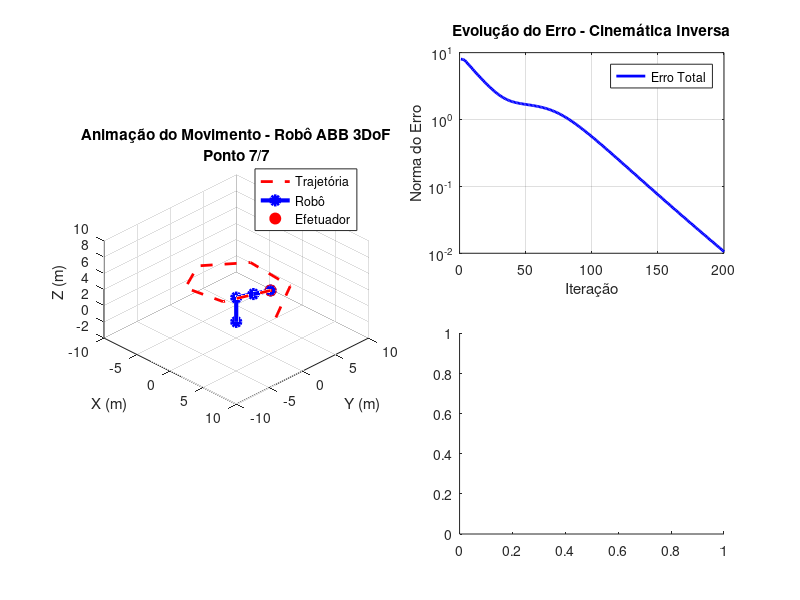

Here is the MATLAB script that generated this plot: (Note: this script raises an error after producing the figure.)
%% TRABALHO 5 - ROBÓTICA COMPUTACIONAL
% Cinemática Inversa por Gradiente Descendente
% Aluno: [SEU NOME]
% Data: [DATA]

clear; clc; close all;

%% PARÂMETROS GLOBAIS
n = 0.05;          % Taxa de aprendizado
xi = 1e-4;         % Critério de convergência
max_iter = 1000;   % Máximo de iterações

%% CONFIGURAÇÕES DOS ROBÔS
L_abb = [3, 3, 3];  % Comprimentos dos links ABB
theta_init_abb = [0, 0, 0];

%% FUNÇÕES AUXILIARES

% Matriz de transformação homogênea DH
function T = dh_matrix(theta, d, a, alpha)
    T = [cos(theta) -sin(theta)*cos(alpha)  sin(theta)*sin(alpha)  a*cos(theta);
         sin(theta)  cos(theta)*cos(alpha) -cos(theta)*sin(alpha)  a*sin(theta);
         0           sin(alpha)             cos(alpha)             d;
         0           0                       0                      1];
end

% Cinemática direta para ABB 3DoF
function T = fk_abb(theta, L)
    T01 = dh_matrix(theta(1), L(1), 0, -pi/2);
    T12 = dh_matrix(theta(2), 0, L(2), 0);
    T23 = dh_matrix(theta(3), 0, L(3), 0);
    T = T01 * T12 * T23;
end

% Função para plotar o robô ABB 3DoF
function h = plot_abb_robot(theta, L, color, line_width)
    T01 = dh_matrix(theta(1), L(1), 0, -pi/2);
    T02 = T01 * dh_matrix(theta(2), 0, L(2), 0);
    T03 = T02 * dh_matrix(theta(3), 0, L(3), 0);
    
    p0 = [0; 0; 0];
    p1 = T01(1:3, 4);
    p2 = T02(1:3, 4);
    p3 = T03(1:3, 4);
    
    h = plot3([p0(1), p1(1), p2(1), p3(1)], ...
              [p0(2), p1(2), p2(2), p3(2)], ...
              [p0(3), p1(3), p2(3), p3(3)], ...
              'o-', 'Color', color, 'LineWidth', line_width, ...
              'MarkerSize', 6, 'MarkerFaceColor', color);
end

% Cálculo do erro entre transformações
function error = calculate_error(T_target, T_current)
    error_pos = T_target(1:3,4) - T_current(1:3,4);
    error_rot = 0.5 * (cross(T_current(1:3,1), T_target(1:3,1)) + ...
                  cross(T_current(1:3,2), T_target(1:3,2)) + ...
                  cross(T_current(1:3,3), T_target(1:3,3)));
    error = [error_pos; error_rot];
end

%% CINEMÁTICA INVERSA - GRADIENTE DESCENDENTE

function [theta_opt, error_history] = gradient_descent_abb(T_target, theta_init, L, n, xi, max_iter)
    theta = theta_init(:)';
    error_history = zeros(1, max_iter);
    
    for iter = 1:max_iter
        T_current = fk_abb(theta, L);
        error = calculate_error(T_target, T_current);
        error_norm = norm(error);
        error_history(iter) = error_norm;
        
        if error_norm < xi
            error_history = error_history(1:iter);
            break;
        end
        
        % Jacobiano numérico
        J = zeros(6,3);
        delta = 1e-6;
        for i = 1:3
            theta_plus = theta;
            theta_plus(i) = theta_plus(i) + delta;
            T_plus = fk_abb(theta_plus, L);
            
            J(1:3,i) = (T_plus(1:3,4) - T_current(1:3,4)) / delta;
            J(4:6,i) = 0.5 * (cross(T_current(1:3,1), T_plus(1:3,1)) + ...
                          cross(T_current(1:3,2), T_plus(1:3,2)) + ...
                          cross(T_current(1:3,3), T_plus(1:3,3))) / delta;
        end
        
        % Atualização com regularização
        lambda = 0.01;
        theta = theta + n * (J' / (J*J' + lambda*eye(6)) * error)';
        theta = atan2(sin(theta), cos(theta));
    end
    
    if iter == max_iter && error_norm >= xi
        fprintf('Máximo de iterações: %d, Erro: %e\n', iter, error_norm);
    else
        fprintf('Convergência: %d iterações, Erro: %e\n', iter, error_norm);
    end
    
    theta_opt = theta;
end

%% EXECUÇÃO PRINCIPAL - ABB 3DoF

fprintf('=== CINEMÁTICA INVERSA - ABB 3DoF ===\n');

% Configuração da trajetória
theta_current = theta_init_abb;
results_abb = zeros(7, 6);
trajectory_points = zeros(7, 3);
TH1_g = 0; TH2_g = 0; TH3_g = 0;

% Executa os 7 pontos da trajetória
for i = 1:7
    if i == 1
        TH1_goal = 0; TH2_goal = 0; TH3_goal = 0;
    else
        TH1_goal = TH1_g + deg2rad(60);
        TH2_goal = TH2_g + deg2rad(-5);
        TH3_goal = TH3_g;
    end
    
    theta_goal = [TH1_goal, TH2_goal, TH3_goal];
    T_goal = fk_abb(theta_goal, L_abb);
    
    [theta_opt, error_hist] = gradient_descent_abb(T_goal, theta_current, L_abb, n, xi, max_iter);
    
    results_abb(i, 1:3) = theta_goal;
    results_abb(i, 4:6) = theta_opt;
    
    T_current_pos = fk_abb(theta_opt, L_abb);
    trajectory_points(i,:) = T_current_pos(1:3,4)';
    
    theta_current = theta_opt;
    TH1_g = TH1_goal; TH2_g = TH2_goal; TH3_g = TH3_goal;
    
    fprintf('Ponto %d - Erro: %.6f\n', i, norm(T_goal(1:3,4) - T_current_pos(1:3,4)));
end

%% GRÁFICO 1: ANIMAÇÃO DO MOVIMENTO DO ROBÔ
fprintf('\n=== GERANDO GRÁFICOS ===\n');

figure('Position', [100, 100, 1200, 800]);

% Subplot 1 - Animação 3D
subplot(2,2,[1,3]);
hold on; grid on; axis equal;
xlim([-10, 10]); ylim([-10, 10]); zlim([-2, 10]);
xlabel('X (m)'); ylabel('Y (m)'); zlabel('Z (m)');
title('Animação do Movimento - Robô ABB 3DoF');
view(45, 30);

% Plota trajetória
plot3(trajectory_points(:,1), trajectory_points(:,2), trajectory_points(:,3), ...
      'r--', 'LineWidth', 2, 'DisplayName', 'Trajetória do Efetuador');

% Animação dos pontos
robot_plot = [];
efetuador_plot = [];

for i = 1:7
    theta_anim = results_abb(i, 4:6);
    
    % Remove plots anteriores
    if ~isempty(robot_plot), delete(robot_plot); end
    if ~isempty(efetuador_plot), delete(efetuador_plot); end
    
    % Plota robô atual
    robot_plot = plot_abb_robot(theta_anim, L_abb, 'b', 3);
    
    % Plota efetuador
    T_efetuador = fk_abb(theta_anim, L_abb);
    efetuador_plot = plot3(T_efetuador(1,4), T_efetuador(2,4), T_efetuador(3,4), ...
                          'ro', 'MarkerSize', 8, 'MarkerFaceColor', 'r');
    
    title(sprintf('Animação do Movimento - Robô ABB 3DoF\nPonto %d/7', i));
    legend('Trajetória', 'Robô', 'Efetuador', 'Location', 'best');
    drawnow;
    pause(1.0);
end

%% GRÁFICO 2: EVOLUÇÃO DO ERRO
subplot(2,2,2);

% Simula a evolução do erro para um ponto específico
theta_test = deg2rad([35, 296, 250]);
T_test = fk_abb(theta_test, L_abb);
[~, error_history] = gradient_descent_abb(T_test, theta_init_abb, L_abb, 0.05, xi, 200);

plot(1:length(error_history), error_history, 'b-', 'LineWidth', 2);
grid on;
xlabel('Iteração');
ylabel('Norma do Erro');
title('Evolução do Erro - Cinemática Inversa');
set(gca, 'YScale', 'log');

% Destaca ponto de convergência
conv_idx = find(error_history < xi, 1);
if ~isempty(conv_idx)
    hold on;
    plot(conv_idx, error_history(conv_idx), 'ro', 'MarkerSize', 8, ...
         'MarkerFaceColor', 'r');
    text(conv_idx, error_history(conv_idx)*5, ...
         sprintf('Convergência\n%d iterações', conv_idx), ...
         'HorizontalAlignment', 'center', 'FontSize', 8);
end

legend('Erro Total', 'Convergência', 'Location', 'northeast');

%% GRÁFICO 3: DESEMPENHO VS TAXA DE APRENDIZADO
subplot(2,2,4);

% Testa diferentes taxas de aprendizado
taxas = [0.01, 0.05, 0.1, 0.15, 0.2];
iteracoes = zeros(size(taxas));
erros_finais = zeros(size(taxas));

for idx = 1:length(taxas)
    [~, err_hist] = gradient_descent_abb(T_test, theta_init_abb, L_abb, taxas(idx), xi, 300);
    iteracoes(idx) = length(err_hist);
    erros_finais(idx) = err_hist(end);
end

% Gráfico de barras para iterações
yyaxis left;
bar(taxas, iteracoes, 0.6, 'FaceAlpha', 0.7, 'FaceColor', [0.2 0.6 0.8]);
ylabel('Iterações até Convergência');
ylim([0, max(iteracoes)*1.2]);

% Linha para erros finais
yyaxis right;
plot(taxas, erros_finais, 's-', 'LineWidth', 2, 'MarkerSize', 8, ...
     'Color', [0.8 0.2 0.2], 'MarkerFaceColor', [0.8 0.2 0.2]);
ylabel('Erro Final');
set(gca, 'YScale', 'log');

xlabel('Taxa de Aprendizado (η)');
title('Desempenho vs Taxa de Aprendizado');
grid on;

legend('Iterações', 'Erro Final', 'Location', 'northwest');

